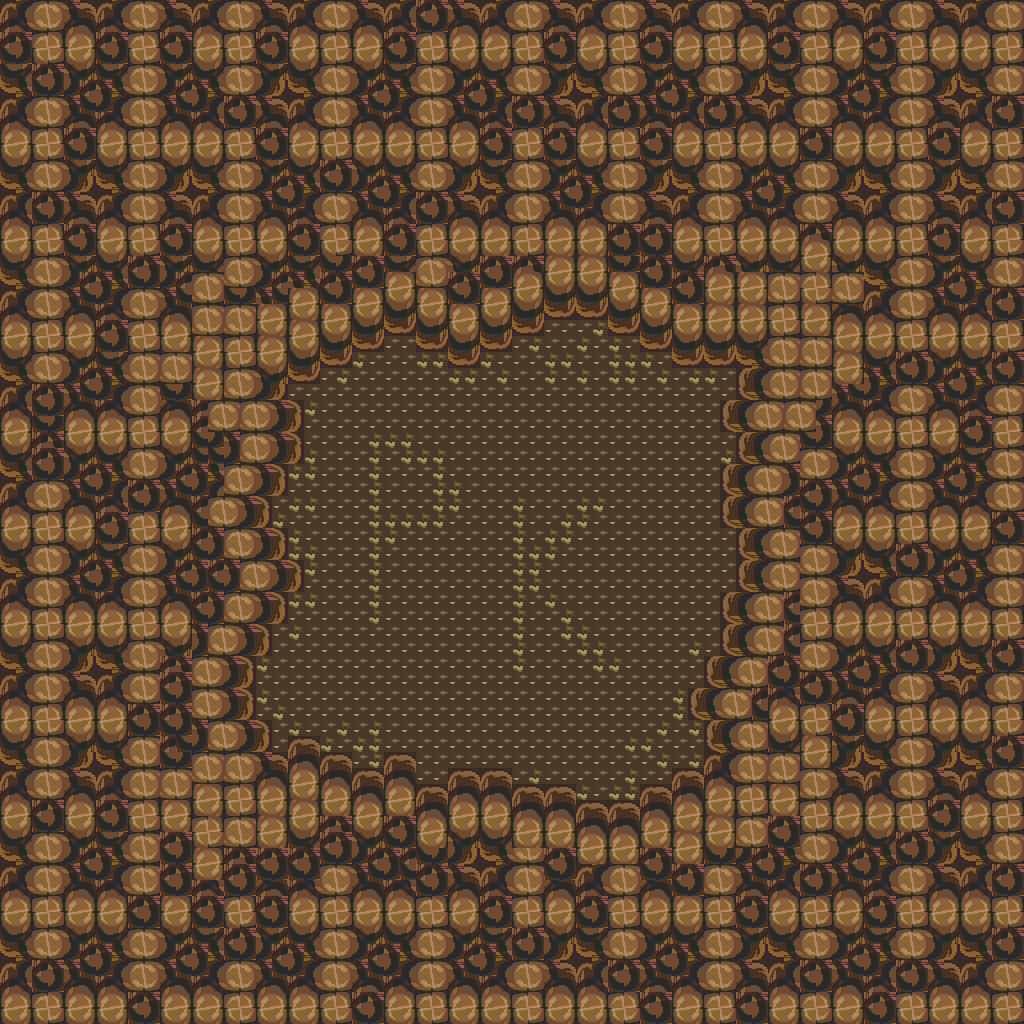

Below is a game level as drawn by its tile map, then a one-line description and the .tmx that defines it (tile-layer data replaced by summaries):
An orthogonal 64x64 tile map with 16x16 px tiles, 1 tile layer (base), 1 hidden layer not drawn and 4 objects.

<map version="1.10" tiledversion="1.12.1" orientation="orthogonal" renderorder="right-down" width="64" height="64" tilewidth="16" tileheight="16" infinite="0" nextlayerid="3" nextobjectid="5">
 <tileset firstgid="1" source="../classiciphone_pics4.tsx" />
 <layer id="1" name="base" width="64" height="64">
  <data>[4096 cells, 4096 non-empty, 30 distinct tile ids]</data>
 </layer>
 <layer id="2" name="collision" width="64" height="64" visible="0">
  <properties><property name="collision" value="true" /></properties>
  <data>[4096 cells, 3376 non-empty, 1 distinct tile ids]</data>
 </layer>
 <objectgroup id="3" name="npcs">
  <object id="1" x="192.0" y="544.0" width="16" height="16">
   <properties>
    <property name="script" type="string">-- Auto-converted from GraalScript
-- // NPC made by Stev (Ventrue Vampires)
-- [CLIENT-SIDE — server no-op]
-- if (playerenters) {seteffect 0,0,0,0.4;
-- }</property>
   </properties>
  </object>
  <object id="2" x="192.0" y="400.0" width="16" height="16">
   <properties>
    <property name="script" type="string">-- Auto-converted from GraalScript
-- if (playerchats) {
-- if (strequals(#c,home))  {
-- setlevel2 guildventrue_inside_althalus_01.nw,26.5,39;
end
end</property>
   </properties>
  </object>
  <object id="3" x="416.0" y="288.0" width="16" height="16">
   <properties>
    <property name="gani" value="vvbanner.png" />
    <property name="script" type="string">-- Auto-converted from GraalScript
-- [CLIENT-SIDE — server no-op]
-- // NPC made by Dom (Ventrue)
-- if (created) { drawoverplayer; dontblock;
-- }
-- if (playertouchsme) {
-- }</property>
   </properties>
  </object>
  <object id="4" x="448.0" y="336.0" width="16" height="16">
   <properties>
    <property name="gani" value="vvsign.png" />
    <property name="script" type="string">-- Auto-converted from GraalScript
-- // NPC made by Zackaios Jozakin (Ventrue Vampires)
-- [CLIENT-SIDE — server no-op]
-- if (created) {
-- }
-- if (playertouchsme) {
-- }</property>
   </properties>
  </object>
 </objectgroup>
</map>
